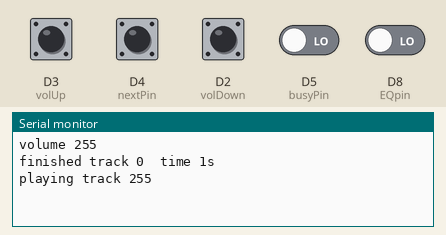
Simulated run of this sketch. Board: ESP8266 (NodeMCU). Shown: the last lines printed to the serial monitor. Inputs (shaded band) come from the test bench; at power-on: D2 (volDown), D3 (volUp), D4 (nextPin) HIGH, D5 (busyPin), D8 (EQpin) LOW.

Above: at 2.7 s.
2.8 s: D8 (EQpin) driven HIGH
At 4.5 s:
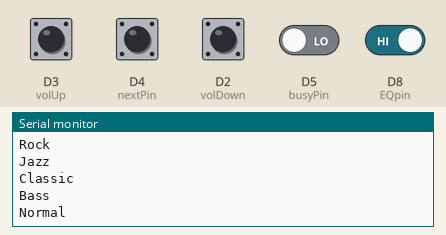
4.6 s: D4 (nextPin) pulled LOW for 0.15 s
At 5.11 s:
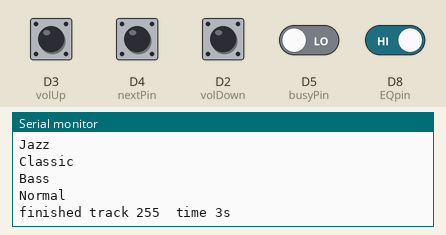
6.2 s: D5 (busyPin) driven HIGH
At 6.2 s:
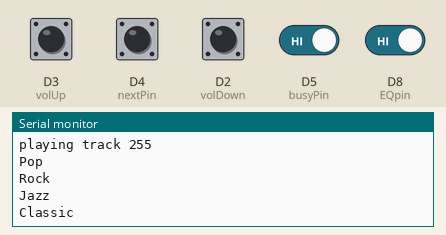
7.7 s: D4 (nextPin) pulled LOW for 1 s
At 8.43 s:
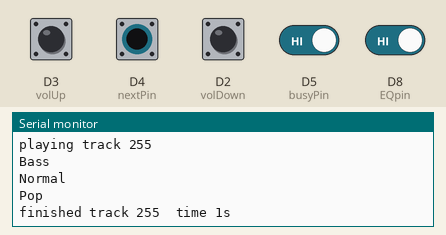
Timing chart, 0 to 10.7 s (numbered marks = the images above; inputs shaded):
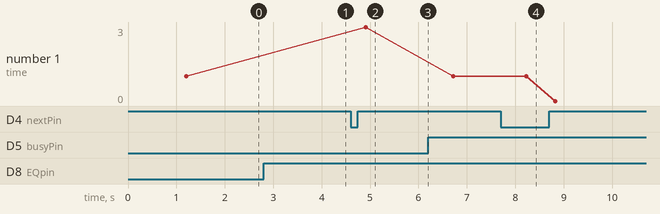

The sketch:

Listing5-1.ino
```cpp
/*******************************************************************************
 * Sketch name: MP3 player
 * Description: Button control of MP3 player
 * Created on:  October 2020
 * Author:      Neil Cameron
 * Book:        Electronics Projects with the ESP8266 and ESP32
 * Chapter :    5 - MP3 player
 ******************************************************************************/

#include<SoftwareSerial.h>        // include SoftwareSerial library
SoftwareSerial SoftSer(D6, D7);     // define SoftSer RX, TX pins
int nextPin = D4;
int volUp = D3;
int volDown = D2;           // define control pins
int EQpin = D8;
int busyPin = D5;
int EQstate = 0;            // equaliser settings
String EQ[] = {"Normal","Pop","Rock","Jazz","Classic","Bass"};
unsigned long timed = 0;
unsigned int checksum;
byte highChk, lowChk;         // control command template
byte serialCom[10] = {0x7E,0xFF,0x06,0x00,0x00,0x00,0x00,0x00,0x00,0xEF};
// start version length CMD feedback para[1, 2] checksum[high, low] end
byte buffer[10];
int fileMin = 9;            // lowest and highest file number
int fileMax = 13;           //  on micro SD card
int file = fileMin;
String fileName[] = {       // file names in order loaded on SD card
"0012 Nina Simone - My baby just cares for me",
"0011 Reamonn - Supergirl",
"0013 Spider Murphy Gang - Ich Grüsse Alle Und Den Rest Der Welt",
"0009 Proclaimers - I'm Gonna Be (500 Miles)",
"0010 Railroad Earth - The Good Life"
};
volatile int finish;        // variable in loop and ISR functions
int track;

void setup()
{
  Serial.begin(115200);         // define Serial Monitor baud rate
  SoftSer.begin(9600);          // and software Serial baud rate
  pinMode(nextPin, INPUT_PULLUP);     // control pins use internal
  pinMode(volUp, INPUT_PULLUP);     //  pull-up resistors
  pinMode(volDown, INPUT_PULLUP);
// interrupt finished, BUSY pin HIGH
  attachInterrupt(digitalPinToInterrupt(busyPin), finished, RISING);
  cmd(0x48, 0);           // get number of files on SD card
  cmd(0x06, 10);            // set volume to 10 (range 0 - 30)
  cmd(0x43, 0);           // get volume value
  cmd(0x12, file);          // play first audio file
  finish = 0;           // set finish variable
  cmd(0x4C, 0);           // get track number
  timed = millis();         // start timer
}

void loop()
{             // next file selected or current file ended
  if(digitalRead(nextPin) == LOW || finish == 1)
  {
    file = file+1;          // increment file name
    if(file > fileMax) file = fileMin;    // constrain file name <= fileMax
    cmd(0x12, file);          // play next audio file
    finish = 0;           // set finish variable
    cmd(0x4C, 0);           // get track number
  }
  else if(digitalRead(volUp) == LOW)    // increase volume is selected
  {
    cmd(0x04, 0);           // increase volume
    cmd(0x43, 0);           // get volume value
  }
  else if(digitalRead(volDown) == LOW)    // decrease volume is selected
  {
    cmd(0x05, 0);           // decrease volume
    cmd(0x43, 0);
  }
  else if(digitalRead(EQpin) == HIGH)   // change equaliser is selected
  {               // when pin state is HIGH
    EQstate = EQstate+1;        // increment equaliser
    if(EQstate > 5) EQstate = 0;      // constrain equaliser value
    Serial.println(EQ[EQstate]);
    cmd(0x07, EQstate);         // change equaliser setting
  }
}

void cmd(byte CMD, byte param2)     // command function
{
  delay(100);           // delay to debounce button
  checksum = -(0xFF + 0x06 + CMD + 0x00 + 0x00 + param2); // build checksum
  highChk = highByte(checksum);     // split checksum into
  lowChk = lowByte(checksum);       //  high byte and low bytes
  serialCom[3] = CMD;
  serialCom[6] = param2;        // command components
  serialCom[7] = highChk;
  serialCom[8] = lowChk;        // transmit command to MP3
  for (int i=0; i<10; i++) SoftSer.write(serialCom[i]);
  delay(100);           // receive command from MP3
  for (int i=0; i<10; i++) buffer[i] = SoftSer.read();
  delay(100);
  if(CMD == 0x12)           // play next audio file
  {
    Serial.print("finished track ");Serial.print(track);
    Serial.print("\ttime ");Serial.print((millis() - timed)/1000);
    Serial.println("s");        // display audio play time
    timed= millis();          // reset e
  }
  else if(CMD == 0x43)          // get volume
  {
    Serial.print("volume ");        // display volume value
    Serial.println(buffer[6]);
  }
   else if(CMD == 0x48)         // get number of files on SD card
  {
    if(buffer[6]<2)         // no audio files present
    {
      Serial.println("SD card not inserted ");
      Serial.println("insert SD card and reset microcontroller");
      for(;;) delay(1000);        // do nothing
    }
  }
  else if(CMD == 0x4C)          // get track number
  {
    track = buffer[6];          // display track number of file
    Serial.print("playing track ");Serial.print(track);
    Serial.print("\t\t");Serial.println(fileName[track-1]);
  }             // array starts at [0], but track starts at [1]
}

IRAM_ATTR void finished()         // ISR
{
  finish = 1;             // set finish variable
}
```

Measured:
- after the input at 2.8 s, the serial monitor: prints a new line at once (image 1)
- after the input at 4.6 s, the serial monitor: prints a new line after 0.31 s (image 2)
- plotted number 1: 1 → 3 after the input at 4.6 s, 3 → 1 after the input at 6.2 s, 1 → 0 after the input at 7.7 s
